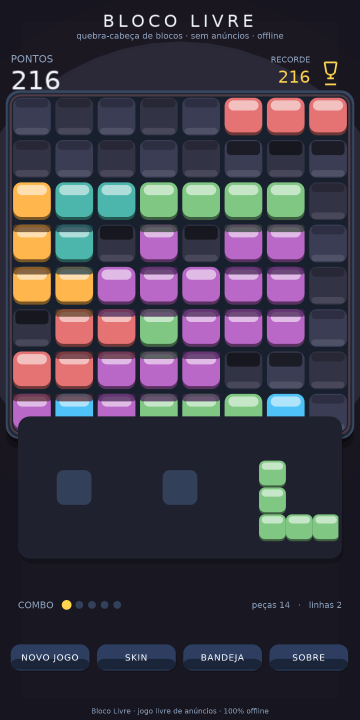
#> input picture screenshots/02_skin0.png, 720 x 1440 px, found by its file name (shown at 1/2 size)
$ python r3_gridfix.py
#> lines starting #> are read from the running program, lines starting #| are printed output that depends on the picture
from PIL import Image
import numpy as np

base='/home/z/my-project/critic_shots/r3/'
for name in ['02_skin0.png','03_skin1.png','04_skin2.png','05_skin3.png','01_main_classic.png','06_full.png','07_clear.png']:
    a=np.array(Image.open(base+name).convert('RGB')).astype(int)
    # Board background vs page bg: board bg is a distinct box. Find rows where the middle columns (200-520) are uniform but different from page
    # Scan for the board: look at column range 100-700 for a large rect with texture std>3 vs flat rows above/below
    # find row band y100-900: compute row std limited to x100-700
    sub=a[100:950,100:700]
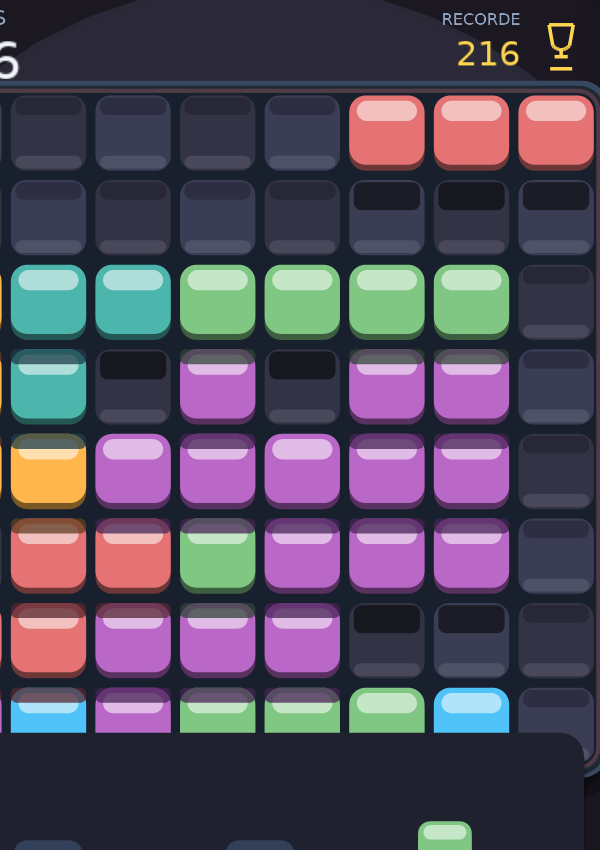
#> sub: shape (850, 600, 3) int64; mean R, G, B 82.6, 75.3, 92.5
    rs=sub.std(axis=(1,2))
#> rs = 850 values, max 86.38 at index 618, min 6.84 at index 797, mean 40.79
    # board rows should have texture (grid lines). find longest run of rs>2
    run=0;best=0;start=0
    for i,v in enumerate(rs):
        if v>2: run+=1
        if run>best: best=run; start=i-run+1
        if v<=2: run=0
#> this loop made 850 passes
#> v on passes 1 to 12: 10.22, 10.26, 10.29, 10.33, 10.36, 10.38, 10.4, 10.42, 10.43, 10.45, 12.44, 14.83
#> after the loop, best = 850; start = 0
    print(f'{name}: board texture run y{100+start}..{100+start+best} len={best}')
#| 02_skin0.png: board texture run y100..950 len=850
    # column edges detection inside that band
    band=a[100+start:100+start+best, 60:720]
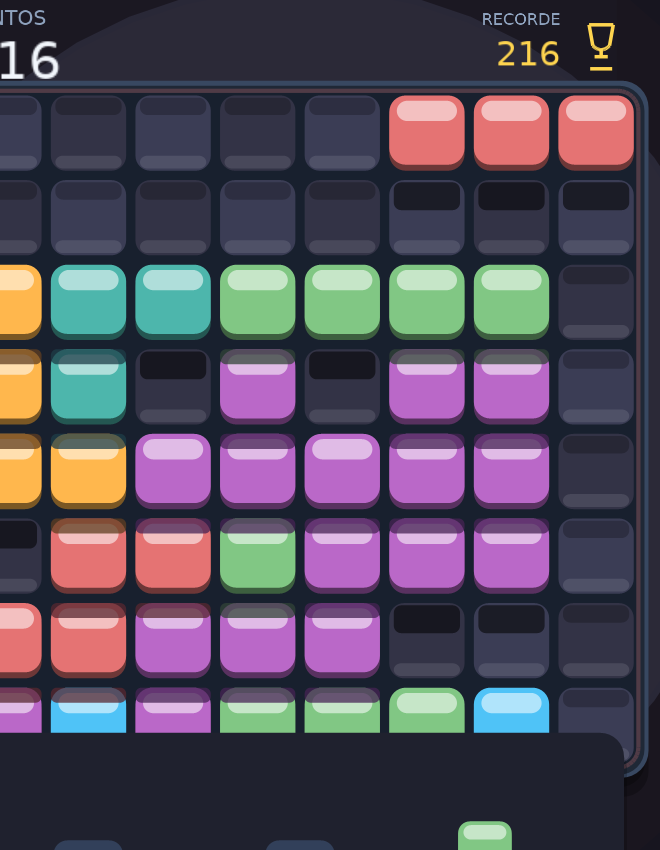
#> band: shape (850, 660, 3) int64; mean R, G, B 83.2, 75.1, 90.6
    cm=band.mean(axis=(0,2))
#> cm = 660 values, max 107.7 at index 500, min 33.64 at index 634, mean 82.95
    grad=np.abs(np.diff(cm))
#> grad = 659 values, max 40.19 at index 219, min 0 at index 180, mean 1.55
#> (the run stopped early here; a loop or call above may not have finished)

$ run again, with screenshots/01_hero.png copied over screenshots/02_skin0.png
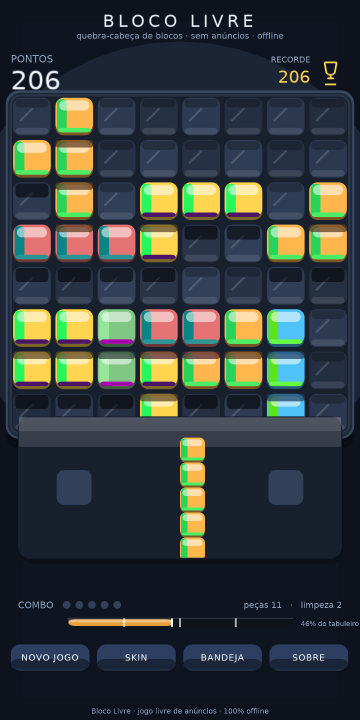
#> input picture screenshots/01_hero.png, 720 x 1440 px, found by its file name (shown at 1/2 size)
#> `sub=a[100:950,100:700]`:
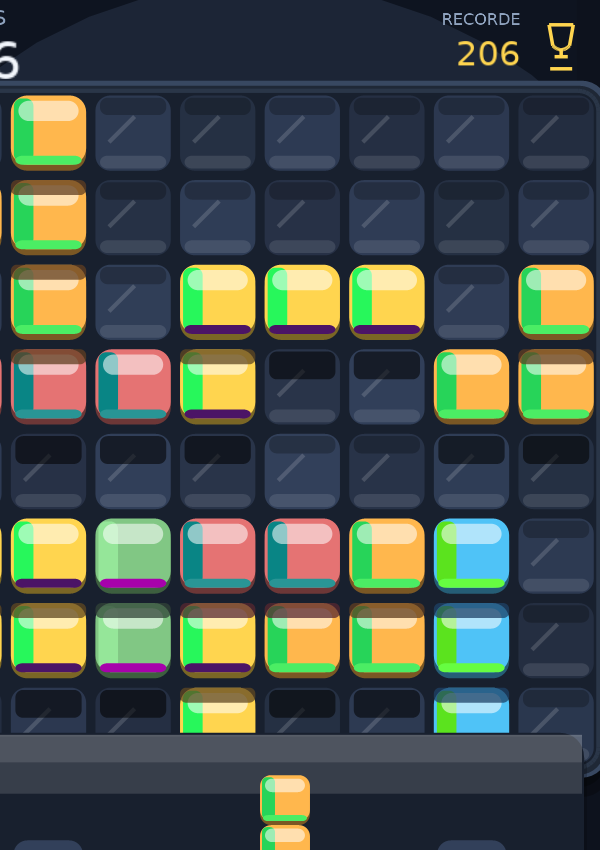
#> sub: shape (850, 600, 3) int64; mean R, G, B 72.2, 81.7, 75.3
#> rs = 850 values, max 88.35 at index 365, min 8.58 at index 764, mean 44.77
#> the loop `for i,v in enumerate(rs):` made 850 passes
#> v on passes 1 to 8: 12.51, 12.55, 12.6, 12.64, 12.68, 12.71, 12.74, 12.77
#> after the loop `for i,v in enumerate(rs):`: best = 850; start = 0
#| 02_skin0.png: board texture run y100..950 len=850
#> `band=a[100+start:100+start+best, 60:720]`:
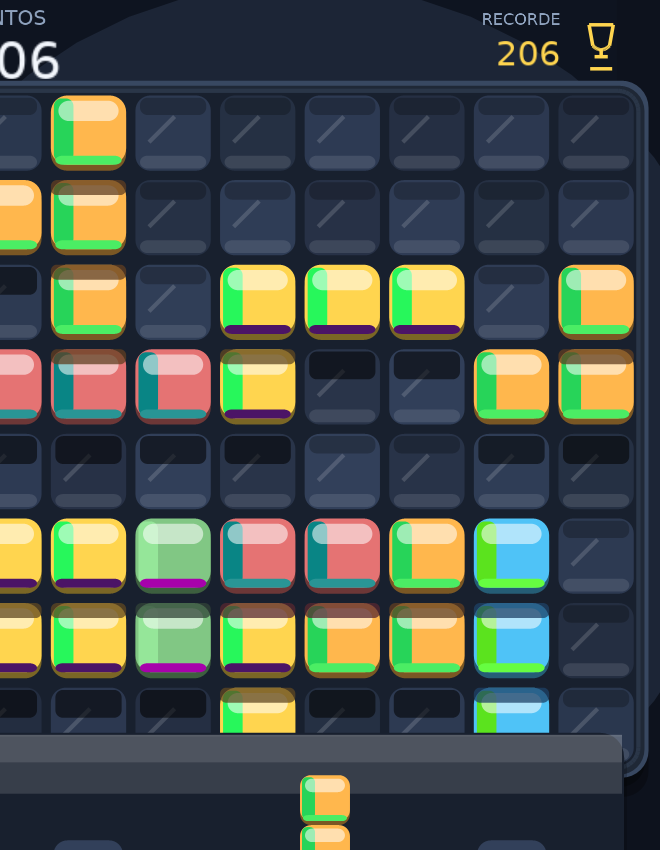
#> band: shape (850, 660, 3) int64; mean R, G, B 72.6, 81, 74.9
#> cm = 660 values, max 104.1 at index 77, min 32.21 at index 659, mean 76.17
#> grad = 659 values, max 41.42 at index 50, min 0 at index 168, mean 1.59
